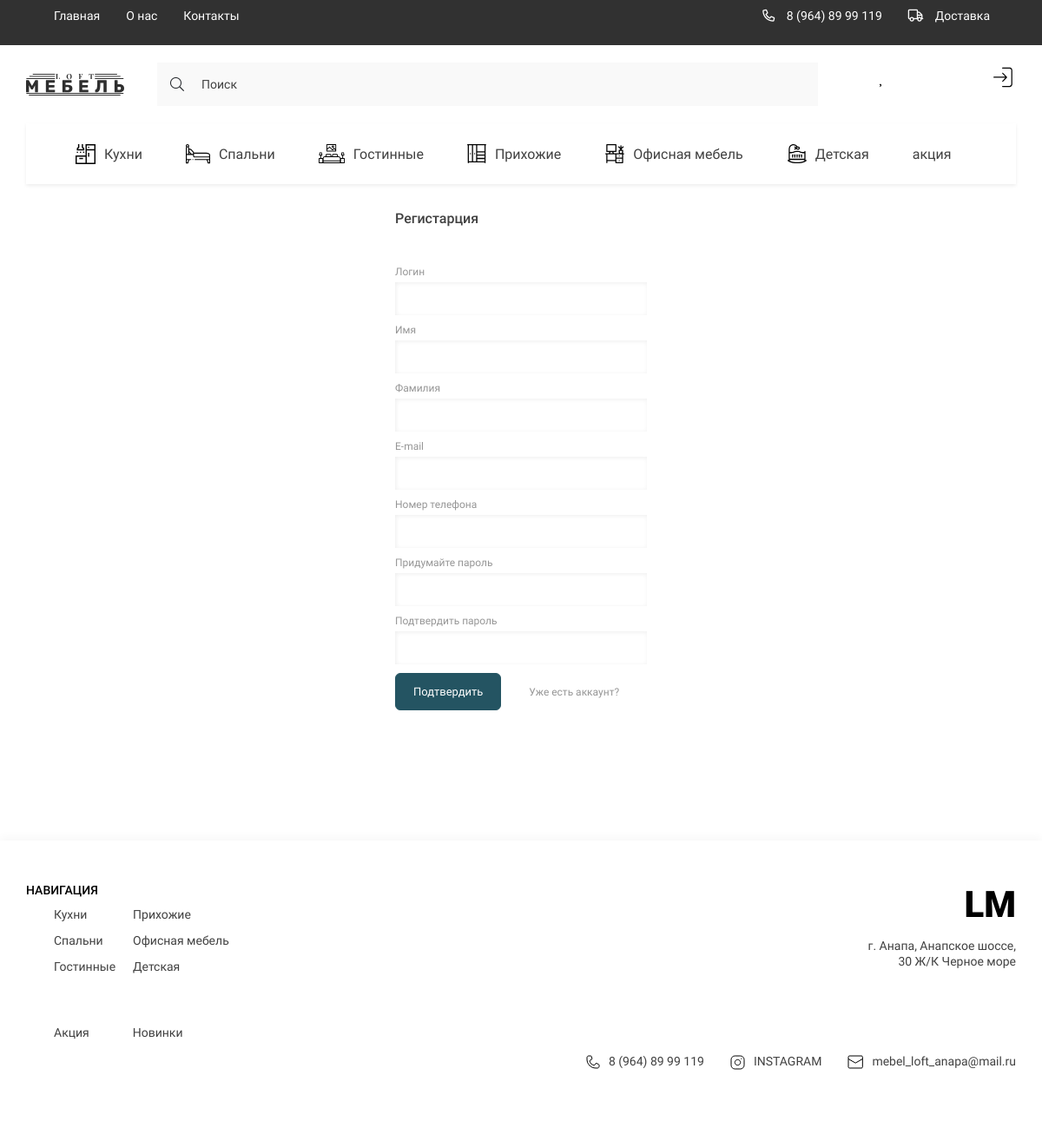
Page /registration/ on the committed database.
### loft/models.py (models this page shows, shortened)
class Category(models.Model):
    title = models.CharField(max_length=150, verbose_name='Категория')
    icon = models.ImageField(upload_to='icons/', blank=True, null=True, verbose_name='Иконка')
    slug = models.SlugField(unique=True, null=True)
    parent = models.ForeignKey('self', on_delete=models.CASCADE, null=True, blank=True,
                               related_name='subcategories', verbose_name='Родитель')
    def get_absolute_url(self):
        return reverse('category', kwargs={'slug': self.slug})
    def get_icon(self):
        if self.icon:
            return self.icon.url
        else:
            return '-'
    class Meta:
        verbose_name = 'Категории'
        verbose_name_plural = 'Категории'

### loft/views.py (the view)
# urls.py: path('registration/', register_view, name='register'),
def register_view(request):
    if request.user.is_authenticated:
        return redirect('main')
    else:
        if request.method == 'POST':
            form = RegistrationForm(request.POST)
            if form.is_valid():
                user = form.save()
                phone = request.POST.get('phone')
                profile = Profile.objects.create(user=user, phone=phone)
                profile.save()
                return redirect('login')
            else:
                return redirect('register')
        else:
            form = RegistrationForm()
        context = {
            'title': 'Регистарция',
            'form': form
        }
        return render(request, 'loft/register.html', context)

### loft/forms.py
class RegistrationForm(UserCreationForm):
    username = forms.CharField(widget=forms.TextInput(attrs={
        'class': 'contact__section-input'
    }))
    first_name = forms.CharField(widget=forms.TextInput(attrs={
        'class': 'contact__section-input'
    }))
    last_name = forms.CharField(widget=forms.TextInput(attrs={
        'class': 'contact__section-input'
    }))
    email = forms.EmailField(widget=forms.EmailInput(attrs={
        'class': 'contact__section-input'
    }))
    password1 = forms.CharField(widget=forms.PasswordInput(attrs={
        'class': 'contact__section-input'
    }))
    password2 = forms.CharField(widget=forms.PasswordInput(attrs={
        'class': 'contact__section-input'
    }))
    class Meta:
        model = User
        fields = ('username', 'first_name', 'last_name',
                  'email', 'password1', 'password2')

### loft/templatetags/loft_tags.py (called while the page is built)
@register.simple_tag()
def get_categories():
    return Category.objects.filter(parent=None)

### loft/templates/loft/register.html (shortened to what this page needs)
{% extends 'base.html' %}
{% block main %}
<main class="main">
            <div class="registeration">
                <div class="container">
                    <div class="registeration__content">
                        <form class="registeration__form active" method="post">
                            <h2 class="registeration__title products__title">{{ title }}</h2>
                            <div class="registeration__form-grid">
                                <div class="input__title">
                                    <h2>Логин</h2>
                                    {{  form.username }}
                                </div>
                                <div class="input__title">
                                    <h2>Имя</h2>
                                    {{  form.first_name }}
                                </div>
                                <div class="input__title">
                                    <h2>Фамилия</h2>
                                    {{  form.last_name }}
                                </div>
                                <div class="input__title">
                                    <h2>E-mail</h2>
                                    {{  form.email }}
                                </div>
                                <div class="input__title">
                                    <h2>Номер телефона</h2>
                                    <input name="phone" type="tel" class="contact__section-input">
                                </div>
                                <div class="input__title">
                                    <h2>Придумайте пароль</h2>
                                    {{  form.password1 }}
                                </div>
                                <div class="input__title">
                                    <h2>Подтвердить пароль</h2>
                                    {{  form.password2 }}
                                </div>
                            </div>
                            <div class="registeration__btns">
                                <button class="btn registeration__btn" type="submit">Подтвердить</button>
                                <a href="{% url 'login' %}" class="registeration__links">Уже есть аккаунт? </a>
                            </div>
                        </form>
                    </div>
                </div>
            </div>
        </main>
{% endblock main %}

### templates/components_base/_header_categories.html
{% load loft_tags %}
<ul class="header__list _categories">
    {% get_categories as categories %}
    {% for category in categories %}
    <li>
        <a href="{{ category.get_absolute_url }}" class="header__list-links">
                                <span class="header__list-img">
                                    <img src="{{ category.get_icon }}" alt="icons">
                                </span>
            {{ category.title }}
        </a>
    </li>
    {% endfor %}
    <li>
        <a href="#!" class="header__list-links">
            акция
        </a>
    </li>
</ul>

### templates/layout/footer.html
{% load static %}
{% load loft_tags %}
<footer class="footer">
        <div class="container">
            <div class="footer__content">
                <div class="footer__navigate">
                    <div class="footer__navigate-part">
                        <h2 class="footer__navigate-title">НАВИГАЦИЯ</h2>
                        <div class="footer__navigate-lists">
                            <ul class="footer__navigate-list">
                                {% get_categories as categories %}
                                {% for category in categories %}
                                <li><a href="#!" class="footer__navigate-links">{{ category.title }}</a></li>
                                {% endfor %}
                            </ul>
                        </div>
                    </div>
                    <div class="footer__navigate-part _right">
                        <a href="./index.html" class="footer__logo">LM</a>
                        <p class="footer__adress">г. Анапа, Анапское шоссе, 30 Ж/К Черное море</p>
                    </div>
                </div>
                <div class="footer__social">
                    <ul class="footer__navigate-list _short">
                        <li><a href="#!" class="footer__navigate-links">Акция</a></li>
                        <li><a href="#!" class="footer__navigate-links">Новинки</a></li>
                    </ul>
                    <ul class="footer__social-list">
                        <li>
                            <a href="tel:89648999119" class="footer__social-links">
                                <img src="{% static 'loft/assets/icons/phone.svg' %}" alt="phone">
                                8 (964) 89 99 119
                            </a>
                        </li>
                        <li>
                            <a href="https://www.instagram.com/" target="_blank" class="footer__social-links">
                                <img src="{% static 'loft/assets/icons/inst.svg' %}" alt="insta">
                                INSTAGRAM
                            </a>
                        </li>
                        <li>
                            <a href="mailto:mebel_loft_anapa@mail.ru" target="_blank" class="footer__social-links">
                                <img src="{% static 'loft/assets/icons/mail.svg' %}" alt="mail">
                                mebel_loft_anapa@mail.ru
                            </a>
                        </li>
                    </ul>
                </div>
            </div>
        </div>
    </footer>

### loft/static/loft/style/style.css (style rules this page uses)
:root { --containerWidth: 1140px; --primaryColor: #414141; --primaryFont: 'Roboto'; --mainColor: #245462; }
* { padding: 0; margin: 0; box-sizing: border-box; text-decoration: none; list-style: none; font-family: var(--primaryFont); }
.container { width: 100%; max-width: calc(var(--containerWidth) + 30px); margin: 0 auto; padding: 0 15px; }
.btn { outline: none; border: none; padding: 13px 20px; font-style: normal; font-weight: normal; font-size: 13px; line-height: 15px; background: var(--mainColor); border: 1px solid var(--mainColor); transition: color .3s linear, background .3s linear; color: #FFFFFF; }
.nav__content-bars, ._categories, .nav__list-links>img, .nav__bars-open, ._truck { display: none; }
.header__list { display: flex; justify-content: space-between; align-items: center; }
.header__list._categories { justify-content: flex-start; width: 100%; overflow-x: scroll; background: #FFFFFF; box-shadow: 0px 2px 4px rgba(0, 0, 0, 0.07); margin-bottom: 30px; }
.header__list-links { padding: 24px 25px; display: flex; justify-content: center; align-items: center; height: 70px; transition: background .3s linear, color .3s linear; width: max-content; font-family: 'Roboto'; font-size: 16px; line-height: 19px; color: #414141; }
.header__list-links img { margin-right: 10px; min-width: 18px; transition: filter .3s linear; }
.main { width: 100%; flex-grow: 1; padding-bottom: 150px; }
.products__title { font-size: 16px; line-height: 19px; color: #414141; margin-bottom: 35px; }
.input__title { width: 100%; }
.input__title h2, .textarea__title { font-style: normal; font-weight: normal; font-size: 12px; line-height: 14px; color: #969696; margin-bottom: 5px; }
.contact__section-input, .contact__section-message { width: 100%; font-style: normal; font-weight: normal; font-size: 12px; line-height: 14px; resize: none; color: #969696; padding: 12px; box-shadow: inset 1px 1px 5px rgba(0, 0, 0, 0.07); border: none; outline: none; }
.registeration__form { display: none; flex-direction: column; gap: 10px; width: 100%; max-width: 290px; margin: 0 auto; }
.registeration__form.active { display: flex; }
.registeration__form-grid { display: flex; flex-direction: column; gap: 10px; width: 100%; }
.registeration__btns { display: flex; justify-content: space-between; align-items: center; }
.registeration__links { margin: 0 auto; font-style: normal; font-weight: normal; font-size: 12px; line-height: 14px; color: #969696; }
.footer { width: 100%; padding: 49px 0 32px; background: #FFFFFF; box-shadow: 0px -4px 10px rgba(0, 0, 0, 0.03); }
.footer__content { width: 100%; display: flex; flex-direction: column; justify-content: center; }
.footer__navigate { display: flex; width: 100%; justify-content: space-between; margin-bottom: 35px; }
.footer__navigate-part._right { text-align: right; }
.footer__navigate-title { font-weight: 500; font-size: 14px; line-height: 126.69%; color: #000000; margin-bottom: 10px; text-transform: uppercase; }
.footer__navigate-lists { display: flex; }
.footer__navigate-list { display: flex; flex-direction: column; height: 85px; flex-wrap: wrap; justify-content: space-between; }
.footer__navigate-list li { margin-right: 20px; }
.footer__navigate-list._short { flex-direction: row; }
.footer__navigate-list:not(:last-child) { margin-right: 50px; }
.footer__navigate-links { font-size: 14px; line-height: 126.69%; color: #414141; display: block; margin-bottom: 7.24px; transition: color .3s linear; }
.footer__logo { font-weight: 900; font-size: 42px; line-height: 49px; color: #000000; display: block; margin-bottom: 15px; }
.footer__adress { font-size: 14px; line-height: 126.69%; text-align: right; color: #414141; width: 100%; max-width: 171px; }
.footer__navigate-list._short .footer__navigate-links { margin: 0 30px 0 0; }
.footer__navigate-list._short li:last-child .footer__navigate-links { margin: 0; }
.footer__social { display: flex; justify-content: space-between; width: 100%; }
.footer__social-list { display: flex; justify-content: center; text-align: right; align-items: center; }
.footer__social-links { display: flex; justify-content: center; align-items: center; font-size: 14px; line-height: 126.69%; color: #414141; margin-right: 30px; }
.footer__social-list li:last-child .footer__social-links { margin-right: 0; }
.footer__social-links img { margin-right: 10px; }

### loft/static/loft/style/new_style.css (style rules this page uses)
* { text-decoration: none !important; }

### rows in the picture
Category: get_icon (picture), title "Кухни"
Category: get_icon (picture), title "Спальни"
Category: get_icon (picture), title "Гостинные"
Category: get_icon (picture), title "Прихожие"
Category: get_icon (picture), title "Офисная мебель"
Category: get_icon (picture), title "Детская"

### other values in the picture
{{ title }} "Регистарция"
